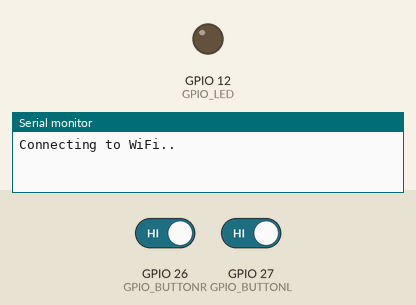
A sketch run on a simulated ESP32. Shown: output pins drawn as LEDs (lit = HIGH), the last lines printed to the serial monitor. Inputs (shaded band) come from the test bench; at power-on: GPIO 26 (GPIO_BUTTONR) HIGH, GPIO 27 (GPIO_BUTTONL) HIGH. WiFi joins after 1.5 s; servers stay silent unless stated; the local clock reads 2024-03-15 10:24:30 at power-on unless the sketch sets it.

Above: at 2.8 s.
2.9 s: GPIO 26 (GPIO_BUTTONR) driven LOW and GPIO 27 (GPIO_BUTTONL) driven LOW
At 3.8 s:
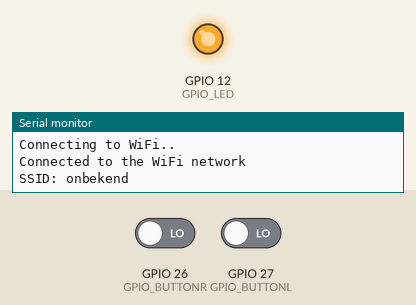
4.4 s: GPIO 26 (GPIO_BUTTONR) driven HIGH
At 4.9 s:
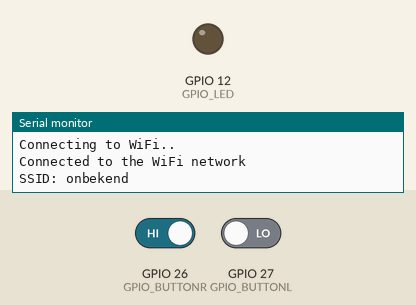
5.9 s: GPIO 26 (GPIO_BUTTONR) driven LOW
At 6.2 s:
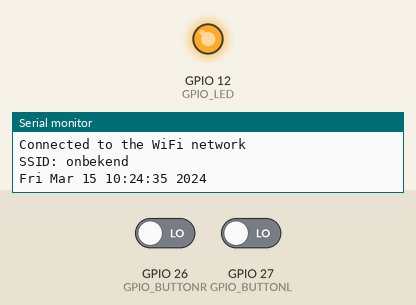
Timing chart, 0 to 8.9 s (numbered marks = the images above; inputs shaded):
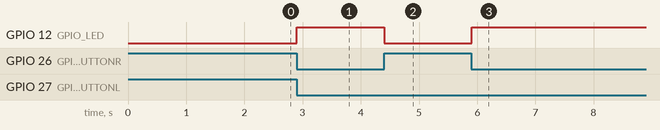

Measured:
- after the input at 2.9 s, GPIO 12 (GPIO_LED): LOW → HIGH at once
- after the input at 4.4 s, GPIO 12 (GPIO_LED): HIGH → LOW at once
- after the input at 5.9 s, GPIO 12 (GPIO_LED): LOW → HIGH at once

The sketch:

Opdracht5week3.ino
```cpp
#include "esp_sntp.h"
#include "WiFi.h"
#include "secret.h"

// contants for SNTP client
const char* ntpServer = "nl.pool.ntp.org";
const long gmtOffset_sec = 3600;
const int daylightOffset_sec = 3600;

// LED
#define GPIO_LED 12
#define GPIO_BUTTONL 27
#define GPIO_BUTTONR 26

static QueueHandle_t queue;
static const int reset_press = -998;
static QueueHandle_t audit_queue;

char* printLocalTime()
{
  //https://docs.espressif.com/projects/esp-idf/en/latest/esp32/apireference/system/system_time.html
  time_t now;
  char *time_buf = (char*)malloc(64 * sizeof(char));
  struct tm timeinfo;
  time(&now);
  localtime_r(&now, &timeinfo);
  strftime(time_buf, (64 * sizeof(char)), "%c", &timeinfo);
  //ESP_LOGI(TAG, "\r\nThe current date/time is: %s\r\n", time_buf);
  Serial.println(time_buf);
  return time_buf;
}

// Nieuw geadded - NTP en Wifi handler
static void wifi_task(void *testptr) {
  //WIFI
  Serial.begin(115200);
  WiFi.begin(ssid, password);

  while (WiFi.status() != WL_CONNECTED) {
    delay(500);
    Serial.println("Connecting to WiFi..");
  }

  Serial.println("Connected to the WiFi network");
  Serial.println("SSID: " + WiFi.SSID());

}


// NTP tester
static void ntp_task(void *testptr) {
  // init time protocol sync
  sntp_setoperatingmode(SNTP_OPMODE_POLL);
  sntp_setservername(0, "pool.ntp.org");
  sntp_init();
  setenv("TZ", "CET-1CEST-2,M3.5.0/02:00:00,M10.5.0/03:00:00", 1);
  tzset();
}

// Button Debouncing task
static void debounce_task(void *argp) {
  unsigned button_gpio = *(unsigned*)argp;
  uint32_t level, state = 0;
  uint32_t mask = 0x7FFFFFFF;
  int event, last = -999;

  for (;;) {
    level = !digitalRead(button_gpio);
    state = (state << 1) | level;
    if ( (state & mask) == mask )
    event = button_gpio; // Press

    else
      event = -button_gpio; // Release

    if ( event != last ) {
      if ( xQueueSendToBack(queue,&event,0) == pdPASS ) {
        last = event;
    } else if ( event < 0 ) {
      do {
        xQueueReset(queue); // Empty queue
      } while ( xQueueSendToBack(queue,&reset_press,0) != pdPASS );

      last = event;
      }
    }
  taskYIELD();
  }
}


// Hydraulic Press
static void press_task(void *argp) {
    static const uint32_t enable = (1 << GPIO_BUTTONL)
    | (1 << GPIO_BUTTONR);
    BaseType_t s;
    int event;
    uint32_t state = 0;
    digitalWrite(GPIO_LED,LOW);

    for (;;) {
      s = xQueueReceive(
        queue,
        &event,
        portMAX_DELAY
      );

      assert(s == pdPASS);

      if ( event == reset_press ) {
      digitalWrite(GPIO_LED,LOW);
      state = 0;
      printf("RESET!!\n");
        continue;
      }

      if ( event >= 0 ) {
        // Button press
        state |= 1 << event;
      } else {
        // Button release
        state &= ~(1 << -event);
      }

      if ( state == enable ) {
        digitalWrite(GPIO_LED,HIGH);
        char *audit = (char*)malloc(64 * sizeof(char));
        audit = printLocalTime();
        if ( xQueueSendToBack(audit_queue,&audit,0) == pdPASS ) {
        xQueueSendToBack(audit_queue,&audit,0);
        } else {
          char *lose = (char*)malloc(64 * sizeof(char));
          xQueueReceive(audit_queue, &lose, 0);
          xQueueSendToBack(audit_queue,&audit,0);
        }
      } else {
      digitalWrite(GPIO_LED,LOW);
    }
  }
}


// Initialization
void setup() {
    //Serial.begin(115200);
    //WiFi.begin(ssid, password);
    //while (WiFi.status() != WL_CONNECTED) {
    //delay(500);
    //Serial.println("Connecting to WiFi..");
    //}

    // Serial.println("Connected to the WiFi network");
    int app_cpu = xPortGetCoreID();
    static int left = GPIO_BUTTONL;
    static int right = GPIO_BUTTONR;


    // NTP en Wifi taskhandler
    TaskHandle_t WIFI_TASK;
    TaskHandle_t NTP_TASK;

    TaskHandle_t h;
    BaseType_t rc;


    delay(2000);
    queue = xQueueCreate(200,sizeof(int));
    assert(queue);

    char *TimeBuf = (char*)malloc(64 * sizeof(char));
    audit_queue = xQueueCreate(10, sizeof(TimeBuf));

    assert(audit_queue);
    pinMode(GPIO_LED,OUTPUT);
    pinMode(GPIO_BUTTONL,INPUT_PULLUP);
    pinMode(GPIO_BUTTONR,INPUT_PULLUP);

    // TASK wifi
    rc = xTaskCreatePinnedToCore(
      wifi_task,
      "wifitask",
      2048, // Stack size
      nullptr, // Geen gpio
      3, // Priority
      &WIFI_TASK, // Task handle
      app_cpu  // CPU
      );

    // TASK ntp
    rc = xTaskCreatePinnedToCore(
      ntp_task,
      "ntptask",
      2048, // Stack size
      nullptr, // geen gpio
      2, // Priority
      &NTP_TASK, // Task handle
      app_cpu // CPU
      );

    rc = xTaskCreatePinnedToCore(
      debounce_task,
      "debounceL",
      2048, // Stack size
      &left, // geen
      1, // Priority
      &h, // Task handle
      app_cpu // CPU
      );

      assert(rc == pdPASS);
      assert(h);

    rc = xTaskCreatePinnedToCore(
      debounce_task,
      "debounceR",
      2048,
      &right,
      1,
      &h,
      app_cpu
      );
      assert(rc == pdPASS);
      assert(h);

    rc = xTaskCreatePinnedToCore(
      press_task,
      "led",
      2048,
      nullptr,
      1,
      &h,
      app_cpu
      );
      assert(rc == pdPASS);
      assert(h);

  vTaskStartScheduler();
}

void loop() {
  vTaskDelete(nullptr);
}
```

secret.h
```cpp
#define ssid "onbekend"
#define password "kaas-koppen"
```
